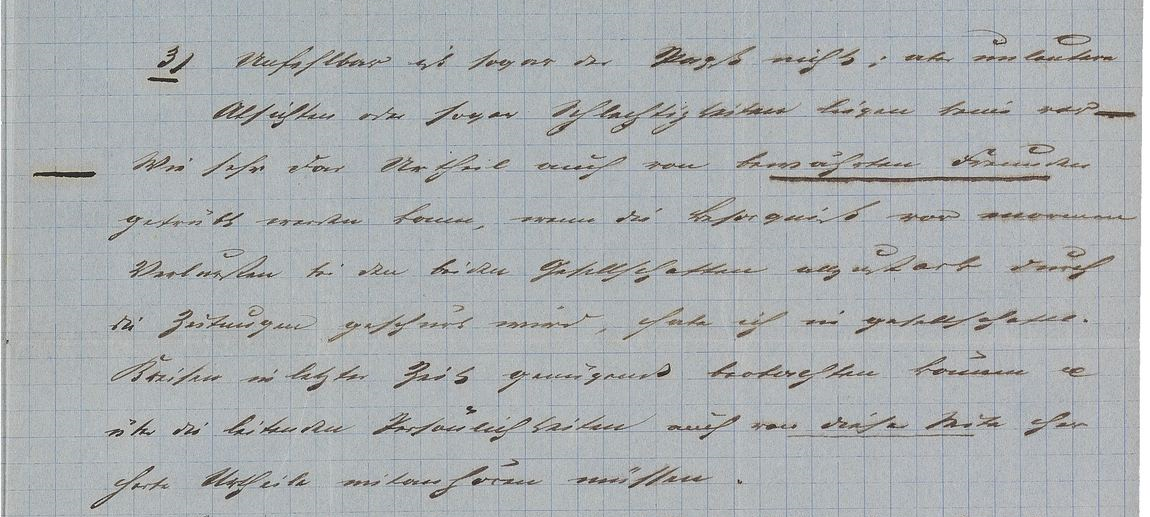
#> input picture reference_input/1.bmp, 1150 x 517 px
$ python metrics.py reference_input/1.bmp reference_input/10.bmp reference_input/10.bmp reference_input/10.bmp
#> lines starting #> are read from the running program, lines starting #| are printed output that depends on the picture; after the words box and inside, x2 and y2 are one past the last pixel; in counts of white or black regions, pixels touching at a corner belong together
import argparse
import cv2
import numpy as np
from numba import njit


# [92 lines left out: functions create_weight_matrix, dr_dcalc, NUBNcalc, get_drd, not called in this run]

def load_image_as_binary(image_path):
#> called with image_path = 'reference_input/1.bmp'
    image = cv2.imread(image_path, cv2.IMREAD_GRAYSCALE)
#> image: shape (517, 1150); min 5, max 255, mean 173.9
    binary_array = (image > 0).astype(np.uint8)
#> binary_array: shape (517, 1150); every value is 1
    return binary_array

# [42 lines left out: function calculate_metrics, not called in this run]

def parse_arguments():
    parser = argparse.ArgumentParser(description='Compare two binarized images with a weighting factor.')
    parser.add_argument('input_image', type=str, help='Path to the predicted binarized image.')
    parser.add_argument('gt_image', type=str, help='Path to the ground truth binarized image.')
    parser.add_argument('r_weight', type=str, help='Path to the r-weight for the ground truth image.')
    parser.add_argument('p_weight', type=str, help='Path to the p-weight for the ground truth image.')
    return parser.parse_args()

if __name__ == '__main__':
    args = parse_arguments()

    # Load images
    im = load_image_as_binary(args.input_image)
    im_gt = load_image_as_binary(args.gt_image)
#> call 2 of load_image_as_binary, with image_path = 'reference_input/10.bmp'
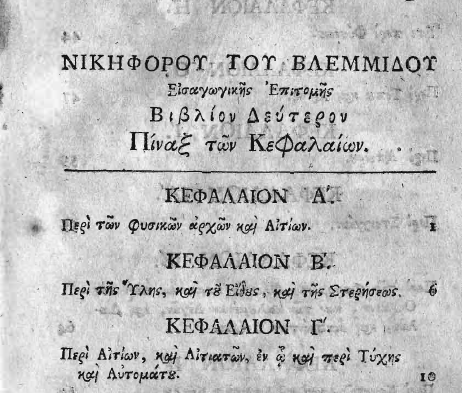
#> input picture reference_input/10.bmp, 462 x 393 px
#> in load_image_as_binary, image is the input picture: shape (393, 462); min 0, max 255, mean 192.2
#> in load_image_as_binary (call 2), `binary_array = (image > 0).astype(np.uint8)`:
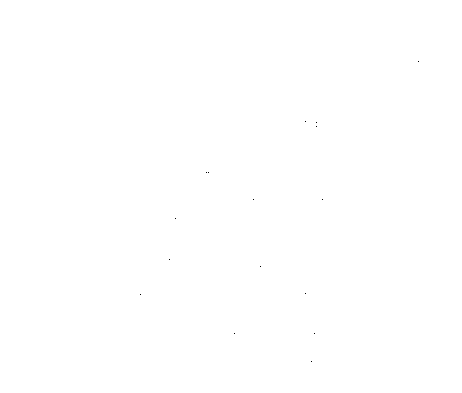
#> binary_array: shape (393, 462); values 0 (black) and 1 (white), 100% white; black in thin lines or dots, all inside (x1, y1, x2, y2) = (140, 61, 419, 362)

    # Load weights
    height, width = im_gt.shape
#> height = 393; width = 462
#> (the run stopped early here; a loop or call above may not have finished)
